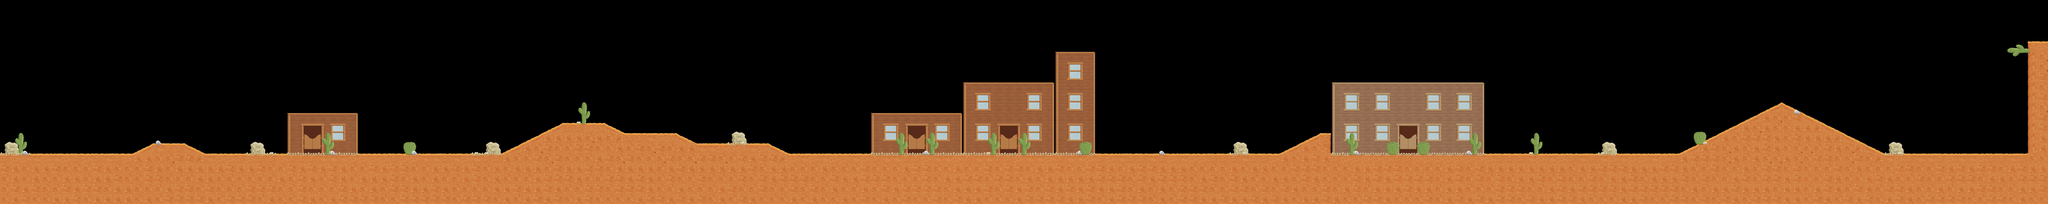

This game map was drawn from its Tiled (.tmx) file and the tilesets committed beside it. A one-line description and the trimmed map source follow:
An orthogonal 200x20 tile map with 64x64 px tiles, 6 tile layers (Ground, Objects, Obstacles, Decorations #Back, ...) and 22 objects (3x barrel, 2x jointHandle, bonfire).

<map version="1.0" orientation="orthogonal" width="200" height="20" tilewidth="64" tileheight="64">
 <tileset firstgid="1" name="ground" tilewidth="64" tileheight="64">
  <image source="ground.png" width="1024" height="1024" />
 </tileset>
 <layer name="Ground" width="200" height="20">
  <data>[4000 cells, 1150 non-empty, 12 distinct tile ids]</data>
 </layer>
 <layer name="Objects" width="200" height="20">
  <data>[4000 cells, 358 non-empty, 56 distinct tile ids]</data>
 </layer>
 <layer name="Obstacles" width="200" height="20">
  <data>[4000 cells, 36 non-empty, 12 distinct tile ids]</data>
 </layer>
 <layer name="Decorations #Back" width="200" height="20">
  <data>[4000 cells, 122 non-empty, 4 distinct tile ids]</data>
 </layer>
 <layer name="Decorations #Middle" width="200" height="20">
  <data>[4000 cells, 42 non-empty, 4 distinct tile ids]</data>
 </layer>
 <layer name="Decorations" width="200" height="20">
  <data>[4000 cells, 60 non-empty, 12 distinct tile ids]</data>
 </layer>
 <objectgroup name="Terrainlayer" width="200" height="20">
  <properties>
   <property name="GroundLayer" value="true" />
   <property name="PhysicsEnabled" value="true" />
  </properties>
  <object x="0" y="960">
   <polyline points="0,0 832,0 960,-64 1152,-64 1280,0 3136,0 3520,-192 3776,-192 3904,-128 4224,-128 4352,-64 4800,-64 4928,0 8000,0 8256,-128 8320,-128 8320,0 10496,0 11136,-320 11776,0 12672,0 12672,-704 12800,-704" />
  </object>
 </objectgroup>
 <objectgroup name="KillingLayer" width="200" height="20">
  <properties>
   <property name="ObstaclesLayer" value="true" />
   <property name="PhysicsEnabled" value="true" />
  </properties>
  <object x="12684" y="328">
   <polyline points="0,0 -60,0 -82,24 -108,24 -108,8 -98,4 -134,4 -150,-12 -132,-30 -70,-28 -94,-40 -74,-58 -36,-36 -8,-30" />
  </object>
  <object x="10652" y="900">
   <polyline points="0,0 16,-60 -6,-76 -50,-72 -70,-52 -54,-4" />
  </object>
  <object x="9612" y="972">
   <polyline points="0,0 2,-28 30,-60 30,-90 10,-84 6,-130 -10,-144 -22,-132 -24,-102 -40,-110 -48,-98 -28,-56 -24,-10" />
  </object>
  <object x="2540" y="970">
   <polyline points="0,0 -22,-52 -6,-82 50,-80 68,-58 42,-4" />
  </object>
  <object x="3570" y="778">
   <polyline points="61,4 65,-54 37,-82 45,-104 63,-90 65,-138 91,-134 97,-102 91,-66 101,-84 121,-82 113,-38 93,-20 91,-4" />
  </object>
  <object type="barrel" x="11194" y="563" width="60" height="59">
   <ellipse />
  </object>
  <object type="barrel" x="11193" y="624" width="60" height="59">
   <ellipse />
  </object>
  <object type="barrel" x="11139" y="592" width="60" height="59">
   <ellipse />
  </object>
  <object type="bonfire" x="1074" y="895">
   <polygon points="0,0 44,0 21,-60" />
  </object>
 </objectgroup>
 <objectgroup name="NoKillingLayer" width="200" height="20">
  <properties>
   <property name="ObjectsLayer" value="true" />
   <property name="PhysicsEnabled" value="true" />
  </properties>
  <object x="2238" y="960">
   <polyline points="0,0 2,-256 -446,-256 -446,0" />
  </object>
  <object x="1660" y="962">
   <polyline points="0,0 4,-32 -8,-38 -12,-72 -44,-76 -70,-74 -104,-58 -94,-30 -102,-2" />
  </object>
  <object x="3040" y="957">
   <polyline points="0,0 0,-27 -8,-55 24,-72 40,-67 77,-65 81,-32 91,-1" />
  </object>
  <object x="4572" y="896">
   <polyline points="0,0 4,-31 -3,-55 28,-75 47,-63 65,-65 81,-55 85,-39 95,-20 92,0" />
  </object>
  <object x="5440" y="959">
   <polyline points="0,0 0,-255 576,-255 576,-447 1152,-447 1152,-639 1408,-639 1408,1" />
  </object>
  <object x="7712" y="956">
   <polyline points="0,0 -4,-25 -1,-27 -1,-48 27,-67 45,-60 71,-56 81,-44 79,-31 92,-17 92,3" />
  </object>
  <object x="8320" y="955">
   <polyline points="0,0 0,-443 960,-443 960,5" />
  </object>
  <object x="10012" y="960">
   <polyline points="0,0 0,-27 -1,-51 32,-77 44,-67 73,-67 87,-52 84,-36 96,-15 93,-1" />
  </object>
  <object x="11801" y="955">
   <polyline points="0,0 8,-25 3,-47 32,-68 49,-60 72,-60 89,-47 88,-32 103,-9 100,4" />
  </object>
  <object x="2307" y="643" width="440" height="56">
   <properties>
    <property name="isDynamic" value="true" />
    <property name="isJointed" value="true" />
    <property name="jointId" value="1;2" />
    <property name="jointX" value="-3;3" />
   </properties>
  </object>
  <object type="jointHandle" x="2697" y="403" width="34" height="33">
   <properties>
    <property name="jointId" value="2" />
   </properties>
   <ellipse />
  </object>
  <object type="jointHandle" x="2316" y="398" width="41" height="40">
   <properties>
    <property name="isGhost" value="true" />
    <property name="jointId" value="1" />
   </properties>
   <ellipse />
  </object>
 </objectgroup>
</map>
